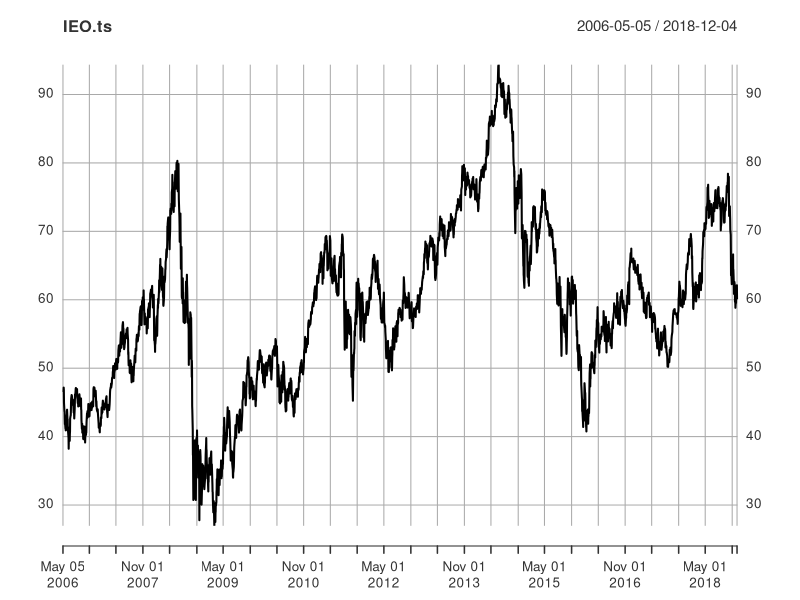
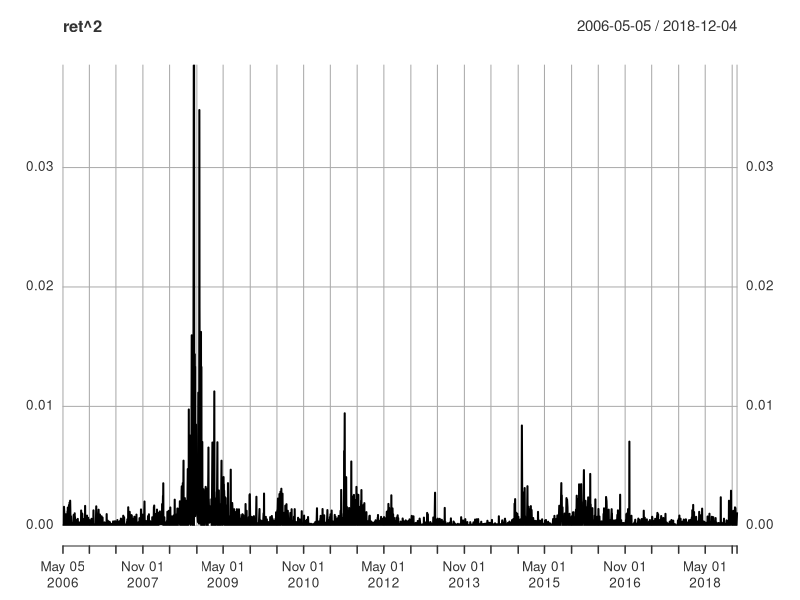
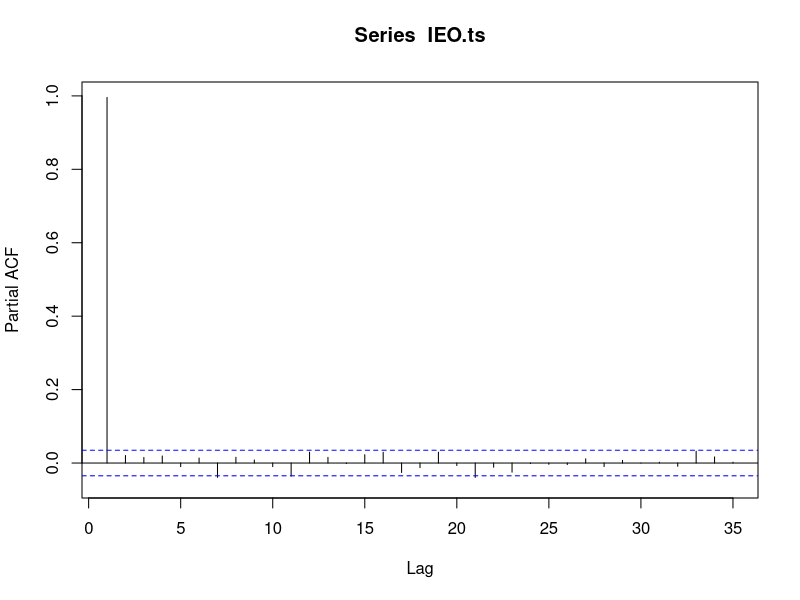
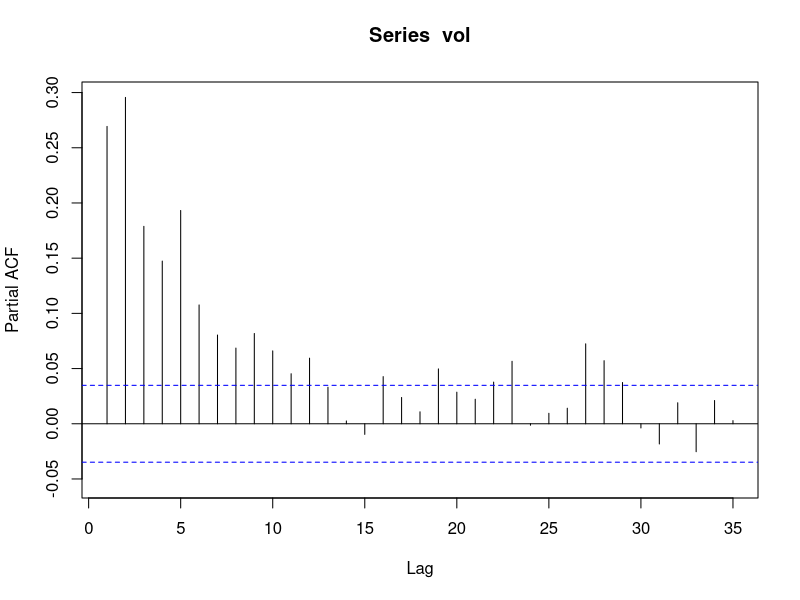
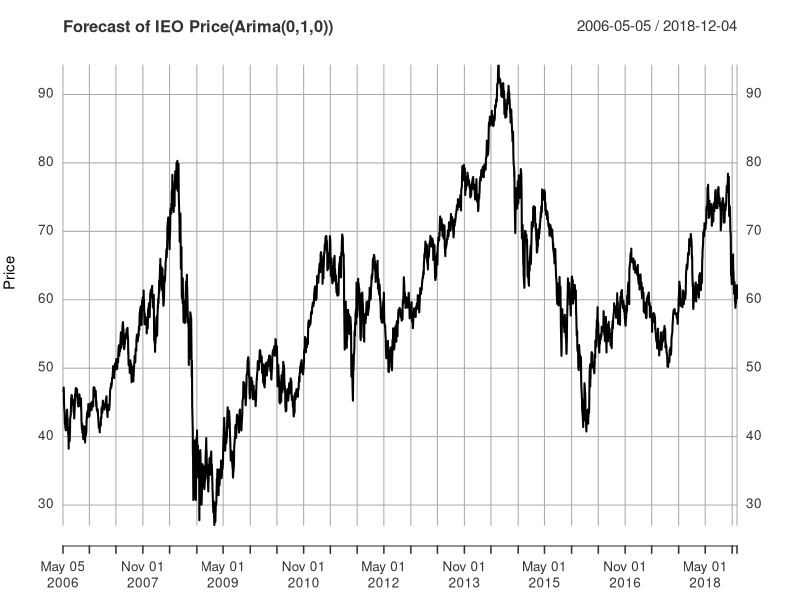
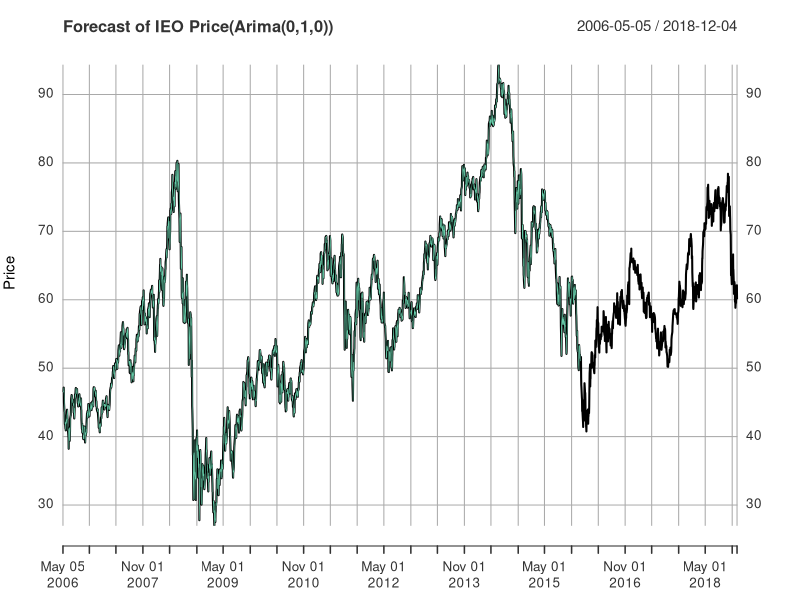
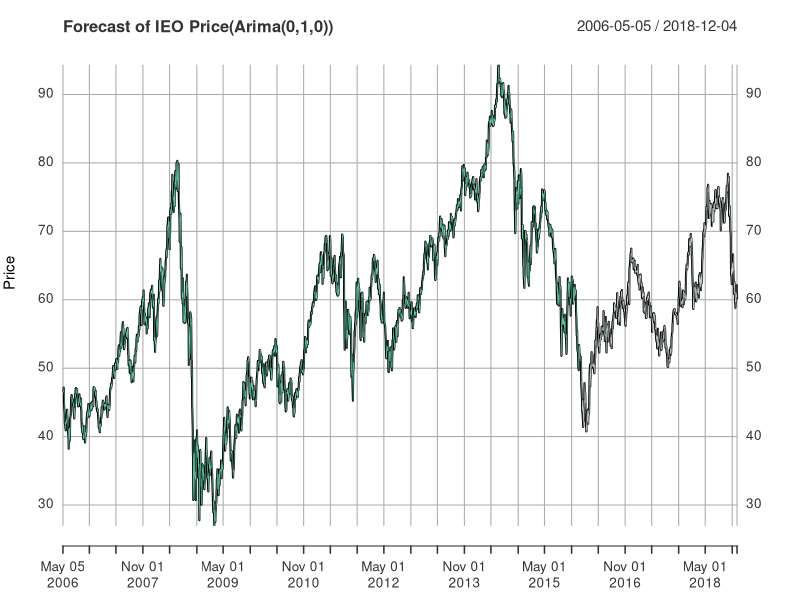
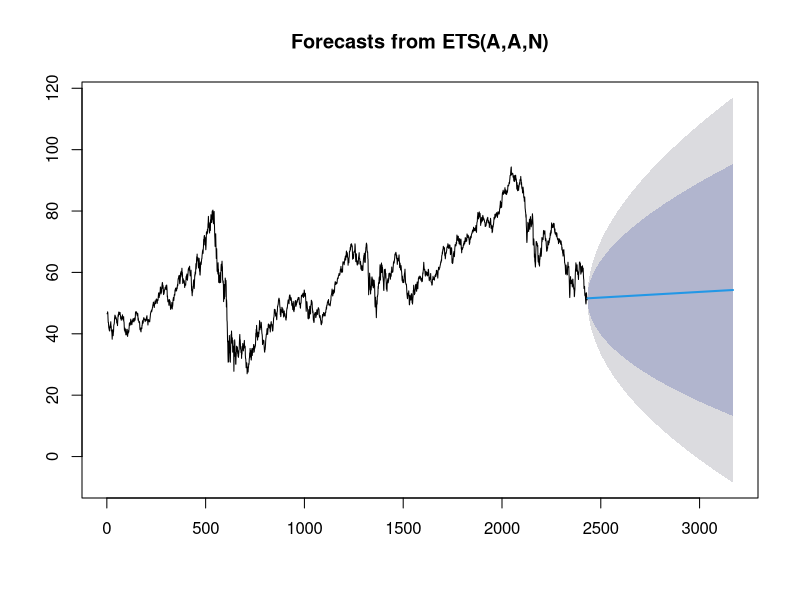

These figures' R source, in order: (Note: this script raises an error after producing the figures.)
## ---- chunk 1
library(forecast)
library(zoo)
library(xts)
library(urca)
library(ggplot2)

#IEO is an oil exploitation ETF, frequently trading
IEO<-read.csv("IEO.csv")
#Make IEO time series
IEO.ts <- xts(IEO$Adj.Close, as.Date(IEO$Date))
plot(IEO.ts)
#create return and variance
ret<-diff(log(IEO.ts))
plot(ret^2)
#examine pacf of IEO time series, significant correlation with one lag. 
#Highly likely to be random walk and need further test for unit root.
Pacf(IEO.ts)
#examine volatility of return, which is persistent and gradually decay
vol<-sqrt(ret^2)
Pacf(vol)
#create training and validation set
train.ts <- window(IEO.ts, end = "2015-12-31")
valid.ts <- window(IEO.ts, start = "2016-01-01")
ntrain <- length(train.ts)
nvalid <- length(valid.ts)

#DF Test on Whole Data Set, Fail to reject null hypothesis → unit root 
df.test <- ur.df(IEO.ts,type="trend",selectlags="BIC")
print(summary(df.test))
sum <- summary(df.test)
teststat <- sum@teststat[3]
# critical value at 5 percent
critical <- sum@cval[3,2]
abs(critical)<abs(teststat) #Not reject null, series has unit root

# Build Arima Model based on "bic" using training data set
ArimaMod <- auto.arima(train.ts, d=1, ic="bic", seasonal = FALSE)
summary(ArimaMod) #give us (0,1,0), that is a random walk
fcast_Arima<- Arima(valid.ts, model = ArimaMod) #one step ahead forecasting
#make fitted value both in training and validation time series data;preparing for ploting
fcast_fitted_Arima.ts <- xts(fcast_Arima$fitted, as.Date(IEO$Date[(ntrain+1):(ntrain+nvalid)]))
mod_fitted_Arima.ts <- xts(ArimaMod$fitted, as.Date(IEO$Date[1:ntrain]))
#examine model's accuracy
print(accuracy(fcast_Arima$fitted, valid.ts))

#Plot, the fitted values highly coincide with actual value due to one step ahead process
plot(IEO.ts, ylab="Price",xlab="Time",bty="l",main="Forecast of IEO Price(Arima(0,1,0))", flty=2)
lines(mod_fitted_Arima.ts, lwd=0.5,col="aquamarine3")
lines(fcast_fitted_Arima.ts, lwd=0.5,col="azure3")

## ---- chunk 2
# Exponential Filter Forecast
# First, estimate addiive trend filter
filter.mod <- ets(train.ts, model = "AAN")
# Now, build forecasts for validation periods (uses no data there)
filter.pred <- forecast(filter.mod, h = nvalid)
plot(filter.pred)
# Now, build one step ahead forecasts for validation data, using estimated model
filter.onestep <- ets(valid.ts, model = filter.mod)
#make it time series through xts
filter.onestep.fitted.ts <- xts(filter.onestep$fitted, as.Date(IEO$Date[(ntrain + 1):(ntrain + nvalid)]))
plot(IEO.ts, main = "Filter Forecast (with trend)")
lines(filter.onestep.fitted.ts,lwd = 1, col="azure3", lty = 2)
# check accuracy
print(accuracy(filter.onestep$fitted, valid.ts))
## ---- chunk 3
# Use Mean of full data set as Naive Forecast
nALL <- length(IEO.ts)
naive.valid <- rep(mean(IEO.ts),nvalid)
naive.ts<-xts(naive.valid, as.Date(IEO$Date[(ntrain + 1):(ntrain + nvalid)]))
#Plot
plot(IEO.ts)
lines(naive.ts,col="blue") 

# RMSE of Naive, Arima and Filter
naive.valid.res <- valid.ts-naive.valid
arima.valid.res<-residuals(fcast_Arima)
filter.valid.res<-residuals(filter.onestep)
V.rmse <- rep(NA,3)
V.mae<-rep(NA,3)
V.rmse[1] <- sqrt(mean((naive.valid.res)^2, na.rm =TRUE))
V.rmse[2] <- sqrt(mean((arima.valid.res)^2, na.rm =TRUE))
V.rmse[3]  <- sqrt(mean((filter.valid.res)^2, na.rm =TRUE))
V.mae[1]<-mean(abs(naive.valid.res))
V.mae[2]<-mean(abs(arima.valid.res))
V.mae[3]<-mean(abs(filter.valid.res))
# Compare RMSE for three models 
a<-data.frame(V.rmse=V.rmse,
              Vmae=V.mae,
           row.names = c("Naive", "Arima","Filter"))
print(a)

## ---- chunk 4
# perform some Diebold/Mariano tests
print("Diebold/Mariano ARIMA versus Naive")
print(dm.test(residuals(fcast_Arima),naive.valid.res))

print("Diebold/Mariano Exponential Filter versus Naive")
print(dm.test(residuals(filter.onestep),naive.valid.res))

print("Diebold/Mariano ARIMA versus Exponential Filter")
print(dm.test(residuals(fcast_Arima),residuals(filter.onestep)))
## ---- chunk 5
#AGG ETF
AGG<-read.csv("AGG.csv")
Return<-diff(log(AGG$Adj.Close))
Date<-AGG[-1,1]
bond_return.ts <- zoo(Return,as.Date(Date))
bond_return.valid <- window(bond_return.ts,start=as.Date("2016-01-01"),end = as.Date("2018-12-04"))
tail(bond_return.valid)
#compare variance of IEO and bond
IEO_var<-window(ret^2,start=as.Date("2016-01-01"),end = as.Date("2018-12-04"))
bond_var<-bond_return.valid^2
plot(bond_var)
#Plot both varainces
ggplot() + 
  geom_line(aes(y = IEO_var, x = time(IEO_var), col = "IEO's variance"))+
  geom_line(aes(y = bond_var, x = time(bond_var), col = "Bond's variance")) +
  labs(title ="Bond's varaince vs IEO's varaince", x = "Time", y = "Daily Variance")+
  theme(legend.position = "bottom")
# The volatility of bond respecting to IEO is very small

## ---- chunk 6
#Aggregation Function
monagg <- function(data)
{
  temp <- tail(data,n=1)
  m <- nrow(data)
  # these are the three lines to really pay attention to
  temp$ret <- prod(1+data$V1)-1
  temp$m <- m # number of days
  temp$sd<-sd(data$V1)
  # return monthly record
  temp
}
#Generate IEO's Returns
IEO<-read.csv("IEO.csv")
IEO.ts <- xts(IEO$Adj.Close, as.Date(IEO$Date))
rsp <- diff(log(IEO.ts))
rsp<-rsp[-1,]
head(rsp)
train.ts <- window(rsp, end = "2015-12-31")
valid.ts <- window(rsp, start = "2016-01-01")
ntrain <- length(train.ts)
nvalid <- length(valid.ts)

#GARCH Model in Training set
spec <- ugarchspec(variance.model=list(model="sGARCH",garchOrder=c(1,1)),
                   mean.model=list(include.mean=T,armaOrder=c(0,0)))
fittrain <- ugarchfit(spec = spec, data=train.ts)

#Forecasting Volatility in Validation set
setfixed(spec) <- as.list(coef(fittrain))
ugarchfilter <- ugarchfilter(spec=spec,data=valid.ts)
# fitted volatility
garchVolvalid.ts <- zoo(sigma(ugarchfilter))
#check mean of fitted volatility
mean(garchVolvalid.ts)
#plot fitted volatility
ggplot() + 
  geom_line(aes(y = sqrt(IEO_var), x = time(IEO_var), col = "IEO's volatility"))+
  geom_line(aes(y = garchVolvalid.ts, x = time(garchVolvalid.ts), col = "fitted volatility")) +
  labs(title ="Garch fitted volatility vs actual volatility", x = "Time", y = "Daily Volatility")+
  theme(legend.position = "bottom")


#Build Strategy:
#set for 1 percent daily volatility target
#use GARCH fitted volatility as estimate of next day's volatility to adjust daily weight
#use Arima fitted return as estimate of next day's return
#compare dynamic strategy to constant strategy and whole equity strategy through monthly aggregation 
target<-0.01
weight <- target/garchVolvalid.ts
#The maximum weight is 1
weight[weight$x>1]=1
length(weight)
# constant portfolio benchmark
mweight <- mean(weight)

# dynamic daily portfolio 
#one step ahead fitted return
IEO_fitted.return<-diff(log(fcast_Arima$fitted))
head(IEO_fitted.return)
length(IEO_fitted.return)
#Adjust length the same as fitted return
weight<-weight[-1]
length(weight)
bond_return.valid<-bond_return.valid[-1]
length(bond_return.valid)

#Return for dynamic portfolio
pret  <-  as.vector(IEO_fitted.return*weight)  + as.vector(bond_return.valid*(1-weight))
#Return for constant weight portfolio
pretConstant <-  as.vector(IEO_fitted.return)*mweight  + as.vector(bond_return.valid)*(1-mweight)
#Return for Whole IEO ETF
pretEquity   <- as.vector(IEO_fitted.return)

# Monthly Aggregate Return for Dynamic Strategy
pret.ts <- xts(pret, as.Date(IEO$Date[(ntrain+2):(ntrain+nvalid)]))
pret.month <- as.data.frame(pret.ts)
pret.month$date <- rownames(pret.month)
pret.month$key <-as.numeric(format(as.Date(pret.month$date),"%Y"))*100+as.numeric(format(as.Date(pret.month$date),"%m"))
pret.month<-pret.month[-1,]
pret.month <- ddply(pret.month,.variables = "key",.fun = monagg)
#mean annualized return
mean(pret.month$ret)*12
#mean annualized standard deviation
mean(pret.month$sd)*sqrt(12)

# Monthly Aggregate Return for Constant Strategy
pretConstant.ts <- xts(pretConstant, as.Date(IEO$Date[(ntrain+2):(ntrain+nvalid)]))
pretConstant.month <- as.data.frame(pretConstant.ts)
pretConstant.month$date <- rownames(pretConstant.month)
pretConstant.month$key <-as.numeric(format(as.Date(pretConstant.month$date),"%Y"))*100+as.numeric(format(as.Date(pretConstant.month$date),"%m"))
pretConstant.month<-pretConstant.month[-1,]
pretConstant.month <- ddply(pretConstant.month,.variables = "key",.fun = monagg)
#mean annualized return
mean(pretConstant.month$ret)*12
#mean annualized standard deviation
mean(pretConstant.month$sd)*sqrt(12)

# Monthly Aggregate Return for Whole ETF
pretEquity.ts <- xts(pretEquity, as.Date(IEO$Date[(ntrain+2):(ntrain+nvalid)]))
pretEquity.month <- as.data.frame(pretEquity.ts)
pretEquity.month$date <- rownames(pretEquity.month)
pretEquity.month$key <-as.numeric(format(as.Date(pretEquity.month$date),"%Y"))*100+as.numeric(format(as.Date(pretEquity.month$date),"%m"))
pretEquity.month<-pretEquity.month[-1,]
pretEquity.month <- ddply(pretEquity.month,.variables = "key",.fun = monagg)
#mean annualized return
mean(pretEquity.month$ret)*12
#mean annualized standard deviation
mean(pretEquity.month$sd)*sqrt(12)

# Compare annualized mean, standard deviation and sharp ratio for three strategies 
A.return <- rep(NA,3)
A.volatility<-rep(NA,3)
A.sharp_ratio<-rep(NA,3)
A.return[1] <- mean(pret.month$ret)*12
A.return[2] <- mean(pretConstant.month$ret)*12
A.return[3]  <- mean(pretEquity.month$ret)*12
A.volatility[1]<-mean(pret.month$sd)*sqrt(12)
A.volatility[2]<-mean(pretConstant.month$sd)*sqrt(12)
A.volatility[3]<-mean(pretEquity.month$sd)*sqrt(12)
A.sharp_ratio[1]<-(mean(pret.month$ret)*12-0.03)/(mean(pret.month$sd)*sqrt(12))
A.sharp_ratio[2]<-(mean(pretConstant.month$ret)*12-0.03)/(mean(pretConstant.month$sd)*sqrt(12))
A.sharp_ratio[3]<-(mean(pretEquity.month$ret)*12-0.03)/(mean(pretEquity.month$sd)*sqrt(12))


a<-data.frame(A.return=A.return,
              A.volatility=A.volatility,
              A.sharp_ratio=A.sharp_ratio,
           row.names = c("Dynamic Strategy", "Constant Strategy","Whole Equity Strategy"))
print(a)

